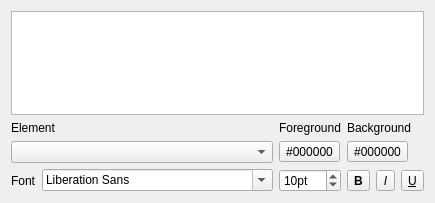
<?xml version="1.0" encoding="UTF-8"?>
<ui version="4.0">
 <class>QStarDict::CSSEdit</class>
 <widget class="QWidget" name="QStarDict::CSSEdit">
  <property name="geometry">
   <rect>
    <x>0</x>
    <y>0</y>
    <width>435</width>
    <height>203</height>
   </rect>
  </property>
  <layout class="QGridLayout" name="gridLayout">
   <item row="0" column="0" colspan="6">
    <widget class="QTextEdit" name="m_preview">
     <property name="readOnly">
      <bool>true</bool>
     </property>
    </widget>
   </item>
   <item row="1" column="0" colspan="2">
    <widget class="QLabel" name="label_2">
     <property name="text">
      <string>Element</string>
     </property>
    </widget>
   </item>
   <item row="1" column="2">
    <widget class="QLabel" name="label_3">
     <property name="text">
      <string>Foreground</string>
     </property>
    </widget>
   </item>
   <item row="1" column="3" colspan="3">
    <widget class="QLabel" name="label_6">
     <property name="text">
      <string>Background</string>
     </property>
    </widget>
   </item>
   <item row="2" column="0" colspan="2">
    <widget class="QComboBox" name="m_elementCombo">
     <property name="toolTip">
      <string>Select element</string>
     </property>
    </widget>
   </item>
   <item row="2" column="2">
    <widget class="QToolButton" name="m_colorButton">
     <property name="statusTip">
      <string>Click to select color</string>
     </property>
     <property name="text">
      <string>#000000</string>
     </property>
    </widget>
   </item>
   <item row="2" column="3" colspan="3">
    <widget class="QToolButton" name="m_backgroundButton">
     <property name="statusTip">
      <string>Click to select color</string>
     </property>
     <property name="text">
      <string>#000000</string>
     </property>
    </widget>
   </item>
   <item row="3" column="0">
    <widget class="QLabel" name="label_4">
     <property name="text">
      <string>Font</string>
     </property>
    </widget>
   </item>
   <item row="3" column="1">
    <widget class="QFontComboBox" name="m_fontCombo">
     <property name="toolTip">
      <string>Select font</string>
     </property>
    </widget>
   </item>
   <item row="3" column="2">
    <widget class="QSpinBox" name="m_sizeSpin">
     <property name="toolTip">
      <string>Select font size</string>
     </property>
     <property name="suffix">
      <string>pt</string>
     </property>
     <property name="minimum">
      <number>4</number>
     </property>
     <property name="maximum">
      <number>150</number>
     </property>
     <property name="singleStep">
      <number>2</number>
     </property>
     <property name="value">
      <number>10</number>
     </property>
    </widget>
   </item>
   <item row="3" column="3">
    <widget class="QToolButton" name="m_boldButton">
     <property name="font">
      <font>
       <weight>75</weight>
       <bold>true</bold>
      </font>
     </property>
     <property name="toolTip">
      <string>Bold</string>
     </property>
     <property name="text">
      <string>B</string>
     </property>
     <property name="checkable">
      <bool>true</bool>
     </property>
    </widget>
   </item>
   <item row="3" column="4">
    <widget class="QToolButton" name="m_italicButton">
     <property name="font">
      <font>
       <weight>50</weight>
       <italic>true</italic>
       <bold>false</bold>
      </font>
     </property>
     <property name="toolTip">
      <string>Italic</string>
     </property>
     <property name="text">
      <string>I</string>
     </property>
     <property name="checkable">
      <bool>true</bool>
     </property>
    </widget>
   </item>
   <item row="3" column="5">
    <widget class="QToolButton" name="m_underlineButton">
     <property name="font">
      <font>
       <weight>50</weight>
       <bold>false</bold>
       <underline>true</underline>
      </font>
     </property>
     <property name="toolTip">
      <string>Underline</string>
     </property>
     <property name="text">
      <string>U</string>
     </property>
     <property name="checkable">
      <bool>true</bool>
     </property>
    </widget>
   </item>
  </layout>
 </widget>
 <tabstops>
  <tabstop>m_elementCombo</tabstop>
  <tabstop>m_colorButton</tabstop>
  <tabstop>m_fontCombo</tabstop>
  <tabstop>m_sizeSpin</tabstop>
  <tabstop>m_boldButton</tabstop>
  <tabstop>m_italicButton</tabstop>
  <tabstop>m_underlineButton</tabstop>
 </tabstops>
 <resources/>
 <connections/>
</ui>
